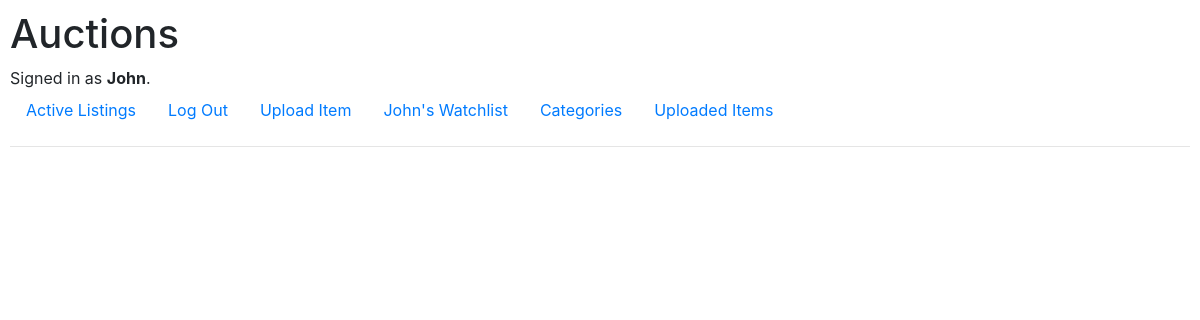
/userListingpage/ (signed in), run on an earlier commit of the app's database.
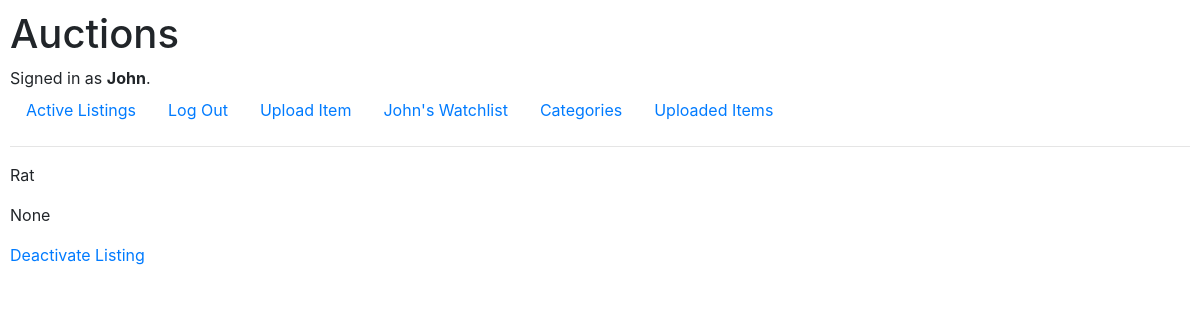
And on a later commit of the database.
### auctions/models.py (models this page shows, shortened)
class AuctionListing(models.Model):
    CATEGORY = (
        ("Accessories", "Accessories"),
        ("Books", "Books"),
        ("Electronics", "Electronics"),
        ("Food", "Food"),
        ("Garden", "Garden"),
        ("Home", "Home"),
        ("Music", "Music"),
        ("Office", "Office"),
        ("Safety", "Safety"),
        ("Video Games", "Video Games"),
    )
    user = models.ForeignKey(User, on_delete=models.CASCADE, null=True)
    title = models.CharField(max_length=200)
    description = models.TextField(blank=True)
    price = models.DecimalField(max_digits=10, decimal_places=2, null=True)
    photo = models.URLField(blank=True, null=True)
    category = models.CharField(max_length=200, blank=True, choices=CATEGORY)
    active = models.BooleanField(null=True, default=True)
    date_posted = models.DateTimeField(auto_now_add=True, blank=True, null=True)

### auctions/views.py (the view)
# urls.py: path("userListingpage/", views.userListingpage, name="userListingpage"),
@login_required
def userListingpage(request):
    user = request.user
    auctions = AuctionListing.objects.filter(user=user.id)
    context = {'auctions': auctions}
    return render(request, "auctions/user_listingpage.html", context)

### auctions/templates/auctions/user_listingpage.html
{% extends "auctions/layout.html" %}
{% block body %}
    {% for listings in auctions %}
        <p>{{ listings.title }}</p>
        <p>{{ listings.active }}</p>
        <a href="{% url 'updateFalse' listings.id %}">Deactivate Listing</a>
    {% endfor %}
{% endblock %}

What changed in the data, as far as the page shows it:
added AuctionListing: title "Rat", active "None"
